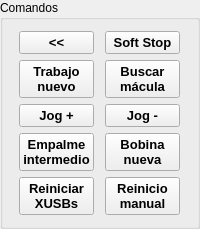
       <widget class="QGroupBox" name="m_ComandosMaquina">
        <property name="sizePolicy">
         <sizepolicy hsizetype="Preferred" vsizetype="Preferred">
          <horstretch>1</horstretch>
          <verstretch>0</verstretch>
         </sizepolicy>
        </property>
        <property name="title">
         <string>Comandos</string>
        </property>
        <layout class="QGridLayout" name="gridLayout">
         <item row="0" column="0">
          <widget class="QPushButton" name="m_ToMaquina">
           <property name="sizePolicy">
            <sizepolicy hsizetype="Preferred" vsizetype="Preferred">
             <horstretch>0</horstretch>
             <verstretch>0</verstretch>
            </sizepolicy>
           </property>
           <property name="maximumSize">
            <size>
             <width>75</width>
             <height>75</height>
            </size>
           </property>
           <property name="font">
            <font>
             <pointsize>10</pointsize>
             <weight>75</weight>
             <bold>true</bold>
            </font>
           </property>
           <property name="text">
            <string>&lt;&lt;</string>
           </property>
          </widget>
         </item>
         <item row="0" column="1">
          <widget class="QPushButton" name="m_SoftStop">
           <property name="sizePolicy">
            <sizepolicy hsizetype="Preferred" vsizetype="Preferred">
             <horstretch>0</horstretch>
             <verstretch>0</verstretch>
            </sizepolicy>
           </property>
           <property name="maximumSize">
            <size>
             <width>75</width>
             <height>75</height>
            </size>
           </property>
           <property name="font">
            <font>
             <pointsize>10</pointsize>
             <weight>75</weight>
             <bold>true</bold>
            </font>
           </property>
           <property name="text">
            <string>Soft Stop</string>
           </property>
          </widget>
         </item>
         <item row="1" column="0">
          <widget class="QPushButton" name="m_TrabajoNuevo">
           <property name="sizePolicy">
            <sizepolicy hsizetype="Preferred" vsizetype="Preferred">
             <horstretch>0</horstretch>
             <verstretch>0</verstretch>
            </sizepolicy>
           </property>
           <property name="maximumSize">
            <size>
             <width>75</width>
             <height>75</height>
            </size>
           </property>
           <property name="font">
            <font>
             <pointsize>10</pointsize>
             <weight>75</weight>
             <bold>true</bold>
            </font>
           </property>
           <property name="text">
            <string>Trabajo
nuevo</string>
           </property>
          </widget>
         </item>
         <item row="1" column="1">
          <widget class="QPushButton" name="m_BuscarMacula">
           <property name="sizePolicy">
            <sizepolicy hsizetype="Preferred" vsizetype="Preferred">
             <horstretch>0</horstretch>
             <verstretch>0</verstretch>
            </sizepolicy>
           </property>
           <property name="maximumSize">
            <size>
             <width>75</width>
             <height>75</height>
            </size>
           </property>
           <property name="font">
            <font>
             <pointsize>10</pointsize>
             <weight>75</weight>
             <bold>true</bold>
            </font>
           </property>
           <property name="text">
            <string>Buscar
mácula</string>
           </property>
          </widget>
         </item>
         <item row="2" column="0">
          <widget class="QPushButton" name="m_JogMas">
           <property name="sizePolicy">
            <sizepolicy hsizetype="Preferred" vsizetype="Preferred">
             <horstretch>0</horstretch>
             <verstretch>0</verstretch>
            </sizepolicy>
           </property>
           <property name="maximumSize">
            <size>
             <width>75</width>
             <height>75</height>
            </size>
           </property>
           <property name="font">
            <font>
             <pointsize>10</pointsize>
             <weight>75</weight>
             <bold>true</bold>
            </font>
           </property>
           <property name="text">
            <string>Jog +</string>
           </property>
          </widget>
         </item>
         <item row="2" column="1">
          <widget class="QPushButton" name="m_JogMenos">
           <property name="sizePolicy">
            <sizepolicy hsizetype="Preferred" vsizetype="Preferred">
             <horstretch>0</horstretch>
             <verstretch>0</verstretch>
            </sizepolicy>
           </property>
           <property name="maximumSize">
            <size>
             <width>75</width>
             <height>75</height>
            </size>
           </property>
           <property name="font">
            <font>
             <pointsize>10</pointsize>
             <weight>75</weight>
             <bold>true</bold>
            </font>
           </property>
           <property name="text">
            <string>Jog -</string>
           </property>
          </widget>
         </item>
         <item row="3" column="0">
          <widget class="QPushButton" name="m_Empalme">
           <property name="sizePolicy">
            <sizepolicy hsizetype="Preferred" vsizetype="Preferred">
             <horstretch>0</horstretch>
             <verstretch>0</verstretch>
            </sizepolicy>
           </property>
           <property name="maximumSize">
            <size>
             <width>75</width>
             <height>75</height>
            </size>
           </property>
           <property name="font">
            <font>
             <pointsize>10</pointsize>
             <weight>75</weight>
             <bold>true</bold>
            </font>
           </property>
           <property name="text">
            <string>Empalme
intermedio</string>
           </property>
          </widget>
         </item>
         <item row="3" column="1">
          <widget class="QPushButton" name="m_BobinaNueva">
           <property name="sizePolicy">
            <sizepolicy hsizetype="Preferred" vsizetype="Preferred">
             <horstretch>0</horstretch>
             <verstretch>0</verstretch>
            </sizepolicy>
           </property>
           <property name="maximumSize">
            <size>
             <width>75</width>
             <height>75</height>
            </size>
           </property>
           <property name="font">
            <font>
             <pointsize>10</pointsize>
             <weight>75</weight>
             <bold>true</bold>
            </font>
           </property>
           <property name="text">
            <string>Bobina
nueva</string>
           </property>
          </widget>
         </item>
         <item row="4" column="0">
          <widget class="QPushButton" name="m_ReassignXUSB">
           <property name="sizePolicy">
            <sizepolicy hsizetype="Preferred" vsizetype="Preferred">
             <horstretch>0</horstretch>
             <verstretch>0</verstretch>
            </sizepolicy>
           </property>
           <property name="maximumSize">
            <size>
             <width>75</width>
             <height>75</height>
            </size>
           </property>
           <property name="font">
            <font>
             <pointsize>10</pointsize>
             <weight>75</weight>
             <bold>true</bold>
            </font>
           </property>
           <property name="text">
            <string>Reiniciar
XUSBs</string>
           </property>
           <property name="iconSize">
            <size>
             <width>32</width>
             <height>32</height>
            </size>
           </property>
          </widget>
         </item>
         <item row="4" column="1">
          <widget class="QPushButton" name="m_ReinicioManual">
           <property name="sizePolicy">
            <sizepolicy hsizetype="Preferred" vsizetype="Preferred">
             <horstretch>0</horstretch>
             <verstretch>0</verstretch>
            </sizepolicy>
           </property>
           <property name="maximumSize">
            <size>
             <width>75</width>
             <height>75</height>
            </size>
           </property>
           <property name="font">
            <font>
             <pointsize>10</pointsize>
             <weight>75</weight>
             <bold>true</bold>
            </font>
           </property>
           <property name="text">
            <string>Reinicio
manual</string>
           </property>
           <property name="iconSize">
            <size>
             <width>32</width>
             <height>32</height>
            </size>
           </property>
          </widget>
         </item>
        </layout>
       </widget>
